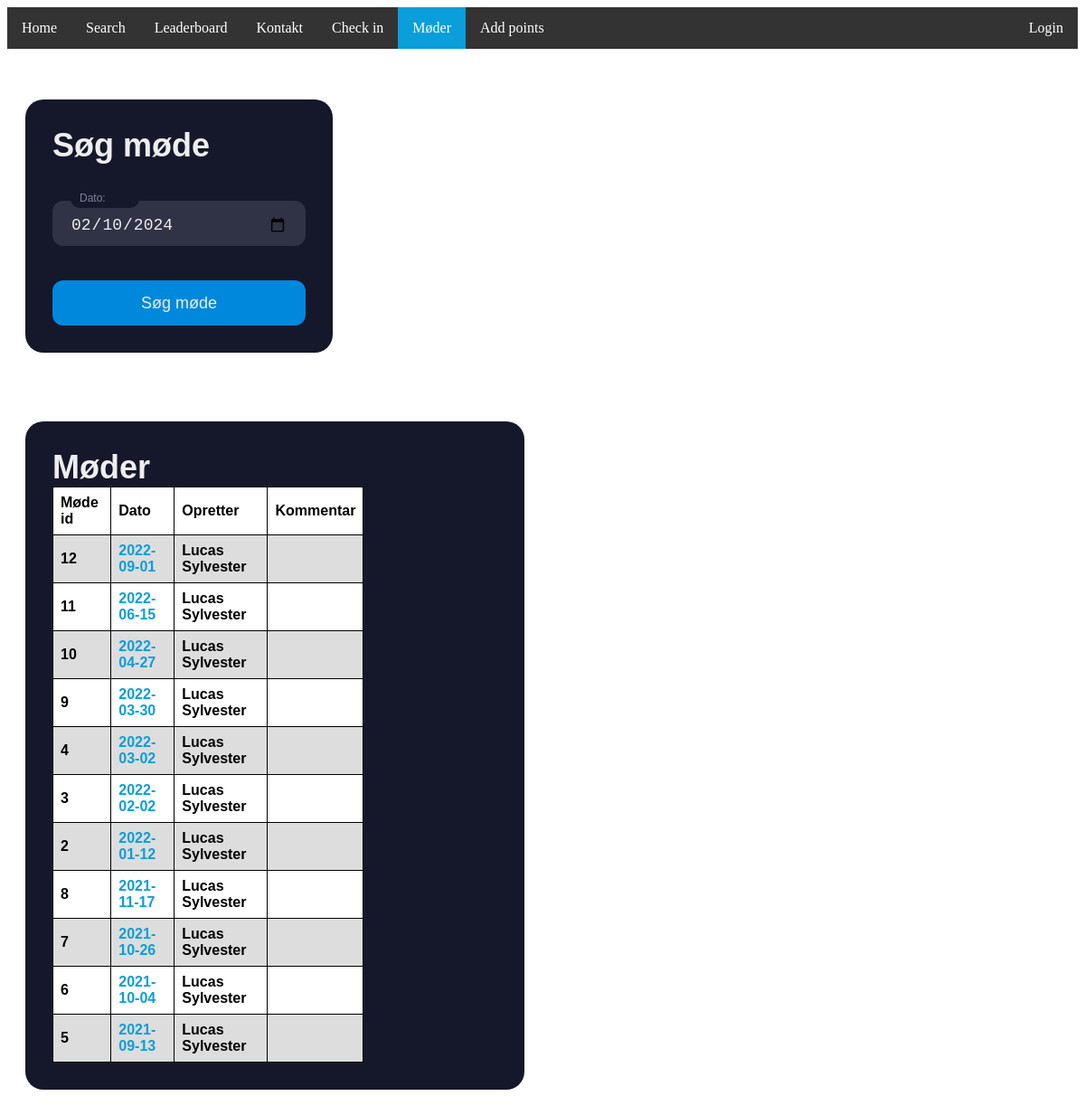
/meetings.php, run on the app's committed database.
### tables this page shows
CREATE TABLE `raadsmode`(
    `mode_id` INT NOT NULL AUTO_INCREMENT PRIMARY KEY,
    `dato` DATE NOT NULL,
    `kode` VARCHAR(255) NOT NULL,
    `opretter` VARCHAR(255) NOT NULL
);

### meetings.php (the view, shortened to what this page needs)
<!DOCTYPE html>
<html>
<head>
        <link rel="stylesheet" href="./style/Stylesheet.css">
</head>
<body>
<?php
include("./navbar/Navbar.php");
include("user_class.php");
$today = date('Y-m-d');
?>
<div class="row">
    <div style="" class="column">
        <form action="" method="get" class="form">
            <text class="title">Søg møde</text>
            <br>
            <div class="input-container ic1">
            <input type="date" id="dato" name="dato" required class="input" placeholder=" "
            <?php echo("value=\"$today\"
                min=\"2000-12-31\" max=\"2025-12-31\"");?>><br><br>
            <div class="cut"></div>
            <label for="dato" class="placeholder">Dato:</label>
            </div>
            <input type="submit" value="Søg møde" name="submit" class="submit">
        </form>
        <br><br>
        <div class="bluebox">
            <?php
            $mødeliste_sqli = "SELECT * FROM `raadsmode` ORDER BY `dato` DESC";
            $mødeliste_result = mysqli_query($db, $mødeliste_sqli);
            echo("<text class=\"title\">Møder</text>");
            if ($mødeliste_result != null)  {
            echo("
            <table>
            <tr>
            <th>Møde id</th>
            <th>Dato</th>
            <th>Opretter</th>
            <th>Kommentar</th>
            </tr>");
            foreach ($mødeliste_result as $row) {
                $mode_id = $row["mode_id"];
                $dato = $row["dato"];
                $kommentar = "";
                $opretter = $row["opretter"];
                echo("<tr> <th>". $mode_id
                . "</th><th> ". "<a class=\"link\"  href=\"./meetings?dato=". " $dato"."&submit=Søg+møde\">" . $dato."</a>" . "</th><th>"
                . $opretter . "</th><th>" . $kommentar. "</th></tr>");
            }
            } else {
                echo ("<br><br><th>0 results</th><br>");
            }
            echo("</table>");
            ?>
        </div>
    </div>
        <div style="" class="column">
            </div>
            </div>
</body>
</html>

### style/Stylesheet.css (style rules this page uses)
table { font-family: arial, sans-serif; border-collapse: collapse; width: 70%; }
td, th { border: 1px solid #000000; text-align: left; padding: 8px; }
tr:nth-child(even) { background-color: #dddddd; }
tr:nth-child(odd) { background-color: #ffffff; }
.submit { background-color: #08d; border-radius: 12px; border: 0; box-sizing: border-box; color: #eee; cursor: pointer; font-size: 18px; height: 50px; margin-top: 38px; outline: 0; text-align: center; width: 100%; }
.form { background-color: #15172b; border-radius: 20px; box-sizing: border-box; padding: 30px; width: 340px; margin: 20px; }
body { align-items: center; justify-content: center; height: 100vh; }
.title { color: #eee; font-family: sans-serif; font-size: 36px; font-weight: 600; margin-top: 30px; }
.input-container { height: 50px; position: relative; width: 100%; }
.ic1 { margin-top: 40px; }
.input { background-color: #303245; border-radius: 12px; border: 0; box-sizing: border-box; color: #eee; font-size: 18px; height: 100%; outline: 0; padding: 4px 20px 0; width: 100%; }
.cut { background-color: #15172b; border-radius: 10px; height: 20px; left: 20px; position: absolute; top: -20px; transform: translateY(0); transition: transform 200ms; width: 76px; }
.input:focus ~ .cut, .input:not(:placeholder-shown) ~ .cut { transform: translateY(8px); }
.placeholder { color: #65657b; font-family: sans-serif; left: 20px; line-height: 14px; pointer-events: none; position: absolute; transform-origin: 0 50%; transition: transform 200ms, color 200ms; top: 20px; }
.input:focus ~ .placeholder, .input:not(:placeholder-shown) ~ .placeholder { transform: translateY(-30px) translateX(10px) scale(0.75); }
.input:not(:placeholder-shown) ~ .placeholder { color: #808097; }
.row { display: flex; flex-direction:row; }
.column { flex: 1 1 0px; }
.link:link { color: #0a9eda; background-color: transparent; text-decoration: none; }
.bluebox { background-color: #15172b; border-radius: 20px; box-sizing: border-box; padding: 30px; margin: 20px; }

### data on the page
raadsmode: mode_id "12", dato "2022-09-01", opretter "Lucas Sylvester"
raadsmode: mode_id "11", dato "2022-06-15", opretter "Lucas Sylvester"
raadsmode: mode_id "10", dato "2022-04-27", opretter "Lucas Sylvester"
raadsmode: mode_id "9", dato "2022-03-30", opretter "Lucas Sylvester"
raadsmode: mode_id "4", dato "2022-03-02", opretter "Lucas Sylvester"
raadsmode: mode_id "3", dato "2022-02-02", opretter "Lucas Sylvester"
raadsmode: mode_id "2", dato "2022-01-12", opretter "Lucas Sylvester"
raadsmode: mode_id "8", dato "2021-11-17", opretter "Lucas Sylvester"
raadsmode: mode_id "7", dato "2021-10-26", opretter "Lucas Sylvester"
raadsmode: mode_id "6", dato "2021-10-04", opretter "Lucas Sylvester"
raadsmode: mode_id "5", dato "2021-09-13", opretter "Lucas Sylvester"
